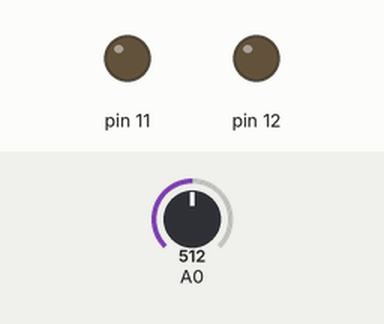
The sketch below on a simulated Arduino Uno, built with avr-gcc and run on an emulated ATmega328P. On the bench: output pins drawn as LEDs (lit = HIGH). The test bench sets the inputs (shaded band); at power-on: A0 = 512.

Above: at 1.2 s.
1.3 s: A0 set to 550
2.8 s: A0 set to 574
At 3.2 s:
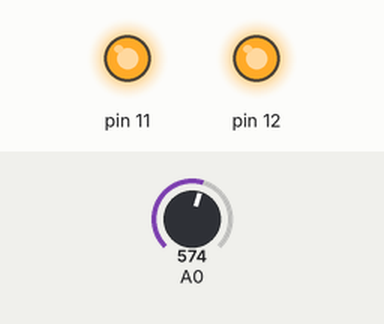
4.3 s: A0 set to 511
At 4.6 s:
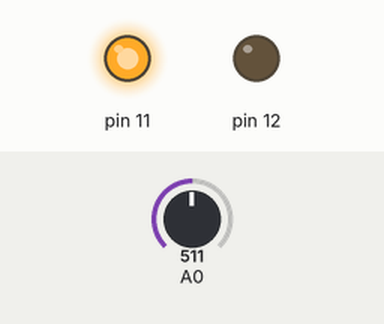
5.8 s: A0 set to 716
At 7.0 s:
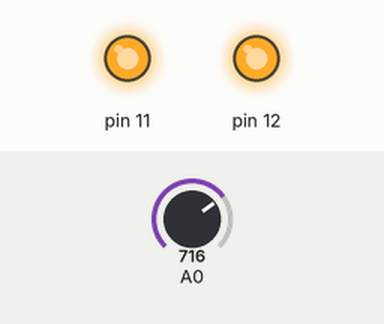
7.3 s: A0 set to 306
At 8.2 s:
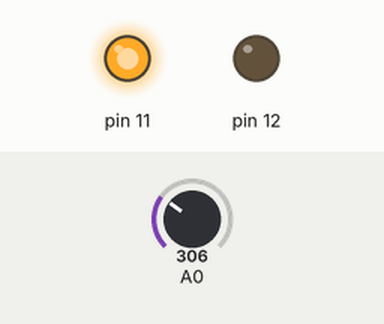
Timing chart, 0 to 9.8 s (numbered marks = the images above; inputs shaded):
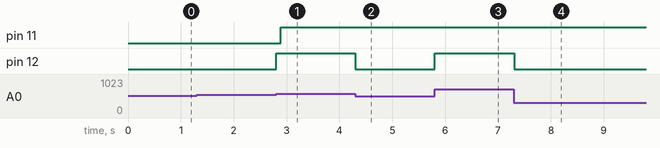

The sketch:

Receivercode.ino
```cpp
int sensorval = 0;
int lives=0;
void setup(){
  pinMode(A0, INPUT);
  pinMode(12, OUTPUT);
  pinMode(11, OUTPUT);
  sensorval=analogRead(A0);
  lives=10;
}

void loop(){
  int val = analogRead(A0);

  if(val >= sensorval+50)
  {
    digitalWrite(12, HIGH);
     lives--;
   }
   else
     digitalWrite(12, LOW);
   if(!lives)
     digitalWrite(11, HIGH);

   delay(10);
}
```

Measured:
- the behaviour switches between 561 and 562 on A0 (found by bisection; images 0 and 1)
- after the input at 1.3 s, every drawn part: stays the same
- after the input at 2.8 s, pin 11: LOW → HIGH after 0.09 s; pin 12: LOW → HIGH at once
- after the input at 4.3 s, pin 12: HIGH → LOW at once
- after the input at 5.8 s, pin 12: LOW → HIGH at once
- after the input at 7.3 s, pin 12: HIGH → LOW at once
